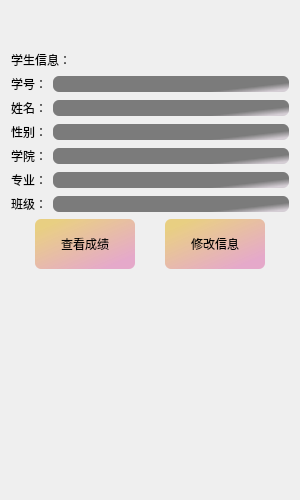
<?xml version="1.0" encoding="UTF-8"?>
<ui version="4.0">
 <class>StuUi</class>
 <widget class="QDialog" name="StuUi">
  <property name="geometry">
   <rect>
    <x>0</x>
    <y>0</y>
    <width>300</width>
    <height>500</height>
   </rect>
  </property>
  <property name="windowTitle">
   <string>Dialog</string>
  </property>
  <property name="styleSheet">
   <string notr="true">QDialog{border-image: url(:/img/cnh.jpg);}
QLineEdit{border-radius:6px;
	background-color: qlineargradient(spread:pad, x1:0.812, y1:0.722909, x2:1, y2:0.835, stop:0.00568182 rgba(66, 66, 66, 172), stop:1 rgba(189, 175, 189, 131));}
QPushButton{
border-radius:6px;
	background-color: qlineargradient(spread:pad, x1:0.107955, y1:0.137, x2:0.773, y2:0.920364, stop:0 rgba(230, 195, 87, 182), stop:1 rgba(227, 149, 191, 197));
}</string>
  </property>
  <layout class="QVBoxLayout" name="verticalLayout_2">
   <item>
    <spacer name="verticalSpacer">
     <property name="orientation">
      <enum>Qt::Orientation::Vertical</enum>
     </property>
     <property name="sizeType">
      <enum>QSizePolicy::Policy::Maximum</enum>
     </property>
     <property name="sizeHint" stdset="0">
      <size>
       <width>20</width>
       <height>40</height>
      </size>
     </property>
    </spacer>
   </item>
   <item>
    <layout class="QHBoxLayout" name="horizontalLayout">
     <item>
      <widget class="QLabel" name="label">
       <property name="text">
        <string>学生信息：</string>
       </property>
      </widget>
     </item>
    </layout>
   </item>
   <item>
    <layout class="QHBoxLayout" name="horizontalLayout_2">
     <item>
      <widget class="QLabel" name="label_2">
       <property name="text">
        <string>学号：</string>
       </property>
      </widget>
     </item>
     <item>
      <widget class="QLineEdit" name="StuIdEdit">
       <property name="readOnly">
        <bool>true</bool>
       </property>
      </widget>
     </item>
    </layout>
   </item>
   <item>
    <layout class="QHBoxLayout" name="horizontalLayout_3">
     <item>
      <widget class="QLabel" name="label_3">
       <property name="text">
        <string>姓名：</string>
       </property>
      </widget>
     </item>
     <item>
      <widget class="QLineEdit" name="nameEdit">
       <property name="readOnly">
        <bool>true</bool>
       </property>
      </widget>
     </item>
    </layout>
   </item>
   <item>
    <layout class="QHBoxLayout" name="horizontalLayout_4">
     <item>
      <widget class="QLabel" name="label_4">
       <property name="text">
        <string>性别：</string>
       </property>
      </widget>
     </item>
     <item>
      <widget class="QLineEdit" name="sexEdit">
       <property name="readOnly">
        <bool>true</bool>
       </property>
      </widget>
     </item>
    </layout>
   </item>
   <item>
    <layout class="QHBoxLayout" name="horizontalLayout_5">
     <item>
      <widget class="QLabel" name="label_5">
       <property name="text">
        <string>学院：</string>
       </property>
      </widget>
     </item>
     <item>
      <widget class="QLineEdit" name="collageEdit">
       <property name="readOnly">
        <bool>true</bool>
       </property>
      </widget>
     </item>
    </layout>
   </item>
   <item>
    <layout class="QHBoxLayout" name="horizontalLayout_6">
     <item>
      <widget class="QLabel" name="label_6">
       <property name="text">
        <string>专业：</string>
       </property>
      </widget>
     </item>
     <item>
      <widget class="QLineEdit" name="majorEdit">
       <property name="readOnly">
        <bool>true</bool>
       </property>
      </widget>
     </item>
    </layout>
   </item>
   <item>
    <layout class="QHBoxLayout" name="horizontalLayout_7">
     <item>
      <widget class="QLabel" name="label_7">
       <property name="text">
        <string>班级：</string>
       </property>
      </widget>
     </item>
     <item>
      <widget class="QLineEdit" name="classIdEdit">
       <property name="readOnly">
        <bool>true</bool>
       </property>
      </widget>
     </item>
    </layout>
   </item>
   <item>
    <layout class="QHBoxLayout" name="horizontalLayout_8">
     <item>
      <widget class="QPushButton" name="queryBtn">
       <property name="minimumSize">
        <size>
         <width>25</width>
         <height>50</height>
        </size>
       </property>
       <property name="maximumSize">
        <size>
         <width>100</width>
         <height>16777215</height>
        </size>
       </property>
       <property name="text">
        <string>查看成绩</string>
       </property>
      </widget>
     </item>
     <item>
      <widget class="QPushButton" name="modfiyBtn">
       <property name="minimumSize">
        <size>
         <width>100</width>
         <height>50</height>
        </size>
       </property>
       <property name="maximumSize">
        <size>
         <width>100</width>
         <height>16777215</height>
        </size>
       </property>
       <property name="text">
        <string>修改信息</string>
       </property>
      </widget>
     </item>
    </layout>
   </item>
   <item>
    <spacer name="verticalSpacer_2">
     <property name="orientation">
      <enum>Qt::Orientation::Vertical</enum>
     </property>
     <property name="sizeHint" stdset="0">
      <size>
       <width>20</width>
       <height>40</height>
      </size>
     </property>
    </spacer>
   </item>
  </layout>
 </widget>
 <resources/>
 <connections/>
</ui>
